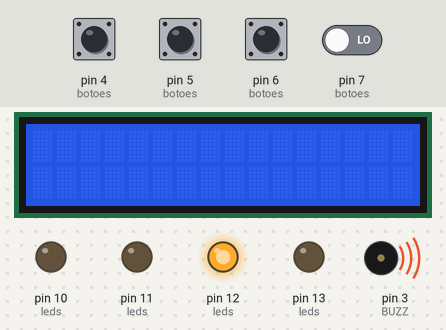
A sketch run on a simulated Arduino Uno, built with avr-gcc and run on an emulated ATmega328P. Parts: 16×2 character LCD, output pins drawn as LEDs (lit = HIGH), buzzer (waves = sounding). The test bench sets the inputs (shaded band); at power-on: pin 4 (botoes), pin 5 (botoes), pin 6 (botoes), pin 7 (botoes) LOW. Random numbers use the default seed unless the sketch sets one.

Above: at 1.2 s.
1.3 s: pin 5 (botoes) pulled HIGH for 1 s
At 2.7 s:
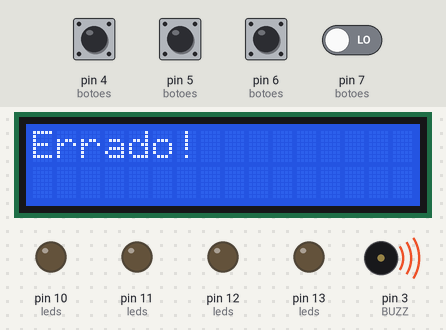
8.3 s: pin 4 (botoes) pulled HIGH for 0.15 s
At 9.0 s:
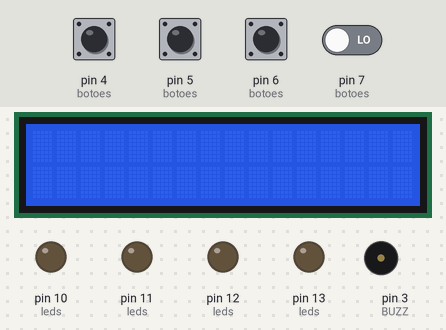
10.0 s: pin 6 (botoes) pulled HIGH for 1 s
At 12.9 s:
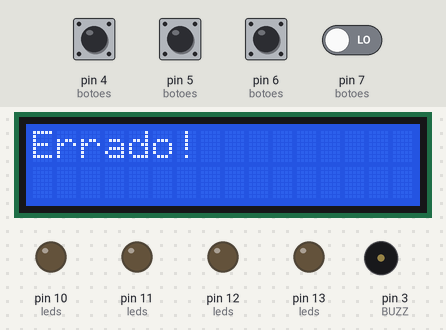
17.0 s: pin 4 (botoes) pulled HIGH for 1 s
At 17.3 s:
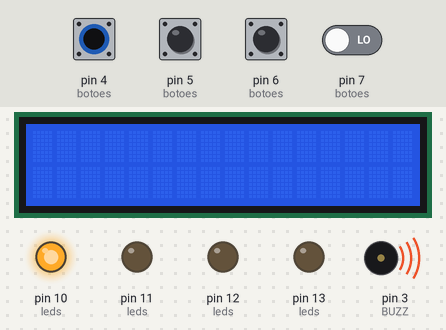
Timing chart, 0 to 22.0 s (numbered marks = the images above; inputs shaded):
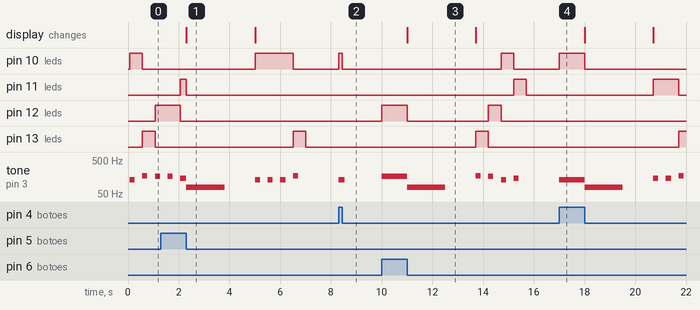

Measured:
- after the input at 1.3 s, pin 10 (leds): LOW → HIGH after 3.7 s, → LOW 1.5 s later; pin 11 (leds): LOW → HIGH after 0.77 s, → LOW 0.23 s later; pin 13 (leds): LOW → HIGH after 5.2 s, → LOW 0.50 s later; the display: changes after 1.0 s (image 1)
- after the input at 8.3 s, pin 10 (leds): LOW → HIGH at once, → LOW 0.15 s later; tone on pin 3 (BUZZ): silent → 130 Hz at once, → silent 0.25 s later
- after the input at 10.0 s, pin 10 (leds): LOW → HIGH after 4.7 s, → LOW 0.50 s later; pin 11 (leds): LOW → HIGH after 5.2 s, → LOW 0.50 s later
- after the input at 17.0 s, pin 10 (leds): LOW → HIGH at once, → LOW 1.0 s later; pin 11 (leds): LOW → HIGH after 3.7 s, → LOW 1.0 s later; pin 13 (leds): LOW → HIGH after 4.7 s; tone on pin 3 (BUZZ): plays 130 Hz for 1.0 s, 80 Hz for 1.5 s, 146 Hz for 0.20 s, 146 Hz for 0.20 s, 174 Hz for 0.20 s, starting at once
- by itself, tone on pin 3 (BUZZ): plays 164 Hz for 0.20 s, 146 Hz for 0.24 s, 80 Hz for 1.5 s, 130 Hz for 0.20 s, 130 Hz for 0.20 s, 130 Hz for 0.20 s … (7 notes in this stretch)
- what the display in image 1 shows lasts 2.7 s, from 2.3 s to 5.0 s

The sketch:

projeto.ino
```cpp
//#include <Arduino.h>

#include <Adafruit_LiquidCrystal.h>

// DEfinindo portas dos LEDs
#define RED 10
#define YELLOW 11
#define GREEN 12
#define BLUE 13

// Definindo portas dos pushbuttons
#define BRED 4
#define BYELLOW 5
#define BGREEN 6
#define BBLUE 7

// Definindo saida do buzzer
#define BUZZ 3

// Define tons
#define DO 130
#define RE 146
#define MI 164
#define FA 174
#define LA 220

// Quantidade de LEDs e botões
#define TAM 4

// Variáveis globais
int leds[TAM] = {RED, YELLOW, GREEN, BLUE};
int botoes[TAM] = {BRED, BYELLOW, BGREEN, BBLUE};
int notas[TAM] = {DO, RE, MI, FA};
int rodada = 0;
Adafruit_LiquidCrystal lcd_1(0);
// Protótipo das funções
int botaoApertado();
int testaSequencia(int *resposta);
void mostraSequencia(int *sequencia, int rodada);

void setup()
{
  lcd_1.begin(16, 2);

  int i;

  for(i = 0; i < TAM; i++)
  {
    pinMode(leds[i], OUTPUT);
    pinMode(botoes[i], INPUT);
  }
  pinMode(BUZZ, OUTPUT);
  randomSeed(analogRead(0));
}

void loop()
{
  int tentativa[TAM];
  int resposta[TAM];
  int i;
  lcd_1.clear();
  // Gera sequencia aleatoria
  for(i = 0; i < TAM; i++)
  {
    resposta[i] = random(0, TAM);
  }
  mostraSequencia(resposta, rodada);
  if(testaSequencia(resposta))
  {
    lcd_1.print("Correto!");
    rodada++;
  }
  else
  {
    lcd_1.print("Errado!");
    derrota();
    delay(500);
    rodada = 0;
  }
  if(rodada == 3)
  {
    vitoria();
    rodada = 0;
    lcd_1.print("Voce venceu!!!");
  }

  delay(700);

}
// Recebe sequência e lê resposta, retorna 1 caso a resposta for correta
int testaSequencia(int *resposta)
{
  int i;
  for(i = 0; i < TAM; i++)
  {
    if(resposta[i] != botaoApertado())
    {
      return 0;
    }
  }
  return 1;
}

// Recebe sequência resposta e acende os LEDs nessa sequência
void mostraSequencia(int *sequencia, int rodada)
{
  int i;

  for(i = 0; i < TAM; i++)
  {
    digitalWrite(leds[sequencia[i]], HIGH);
    tone(BUZZ, notas[sequencia[i]], 200);
    delay(500 - (100 * rodada));
    digitalWrite(leds[sequencia[i]], LOW);
  }
}

// Fica checando os botões em loop, retorna o primeiro botão apertado
int botaoApertado()
{
  int i = 0;

  while(1)
  {
    for(i = 0; i < TAM; i ++)
    {
      if(digitalRead(botoes[i]) == HIGH)
      {
        while(digitalRead(botoes[i]) == HIGH)
        {
          tone(BUZZ, notas[i], 100);
          digitalWrite(leds[i], HIGH);
        }
        digitalWrite(leds[i], LOW);
        return i;
      }
    }
  }
}

// Som da derrota
void derrota()
{
  tone(BUZZ, 80, 1500);
  delay(1500);
}
void vitoria()
{
  tone(BUZZ, 293, 300);
  delay(350);
  tone(BUZZ, 293, 300);
  delay(350);
  tone(BUZZ, 329, 400);
  delay(450);
  tone(BUZZ, 293, 550);
  delay(600);

}
```
